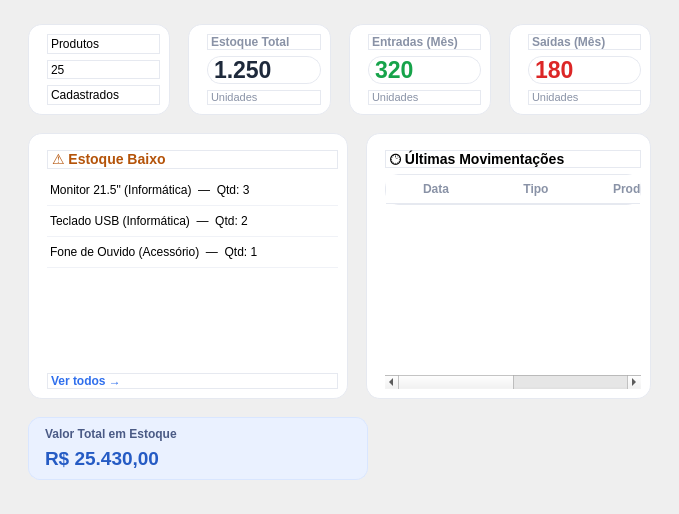
         <widget class="QWidget" name="page_dashboard">
          <layout class="QVBoxLayout" name="dashboardLayout">
           <property name="leftMargin">
            <number>28</number>
           </property>
           <property name="topMargin">
            <number>24</number>
           </property>
           <property name="rightMargin">
            <number>28</number>
           </property>
           <property name="bottomMargin">
            <number>24</number>
           </property>
           <property name="spacing">
            <number>18</number>
           </property>

           <!-- Stat cards row -->
           <item>
            <layout class="QHBoxLayout" name="statsRow">
             <property name="spacing">
              <number>18</number>
             </property>
             <item>
              <widget class="QFrame" name="statCardProdutos">
               <property name="minimumSize">
                <size>
                 <width>0</width>
                 <height>90</height>
                </size>
               </property>
               <property name="styleSheet">
                <string notr="true">QFrame { background-color: #ffffff; border: 1px solid #e6e9f0; border-radius: 14px; }
QLabel#lbl1 { color: #8992a6; font-size: 9pt; font-weight: bold; }
QLabel#lbl2 { color: #1e293b; font-size: 17pt; font-weight: bold; }
QLabel#lbl3 { color: #8992a6; font-size: 8pt; }</string>
               </property>
               <layout class="QVBoxLayout" name="vl1">
                <property name="leftMargin">
                 <number>18</number>
                </property>
                <item>
                 <widget class="QLabel" name="lblProdutosT">
                  <property name="objectName" stdset="0">
                   <string notr="true">lbl1</string>
                  </property>
                  <property name="text">
                   <string>Produtos</string>
                  </property>
                 </widget>
                </item>
                <item>
                 <widget class="QLabel" name="lblProdutosV">
                  <property name="objectName" stdset="0">
                   <string notr="true">lbl2</string>
                  </property>
                  <property name="text">
                   <string>25</string>
                  </property>
                 </widget>
                </item>
                <item>
                 <widget class="QLabel" name="lblProdutosS">
                  <property name="objectName" stdset="0">
                   <string notr="true">lbl3</string>
                  </property>
                  <property name="text">
                   <string>Cadastrados</string>
                  </property>
                 </widget>
                </item>
               </layout>
              </widget>
             </item>
             <item>
              <widget class="QFrame" name="statCardEstoque">
               <property name="minimumSize">
                <size>
                 <width>0</width>
                 <height>90</height>
                </size>
               </property>
               <property name="styleSheet">
                <string notr="true">QFrame { background-color: #ffffff; border: 1px solid #e6e9f0; border-radius: 14px; }
QLabel { color: #1e293b; }</string>
               </property>
               <layout class="QVBoxLayout" name="vl2">
                <property name="leftMargin">
                 <number>18</number>
                </property>
                <item>
                 <widget class="QLabel" name="lblEstoqueT">
                  <property name="styleSheet">
                   <string notr="true">color: #8992a6; font-size: 9pt; font-weight: bold;</string>
                  </property>
                  <property name="text">
                   <string>Estoque Total</string>
                  </property>
                 </widget>
                </item>
                <item>
                 <widget class="QLabel" name="lblEstoqueV">
                  <property name="styleSheet">
                   <string notr="true">color: #1e293b; font-size: 17pt; font-weight: bold;</string>
                  </property>
                  <property name="text">
                   <string>1.250</string>
                  </property>
                 </widget>
                </item>
                <item>
                 <widget class="QLabel" name="lblEstoqueS">
                  <property name="styleSheet">
                   <string notr="true">color: #8992a6; font-size: 8pt;</string>
                  </property>
                  <property name="text">
                   <string>Unidades</string>
                  </property>
                 </widget>
                </item>
               </layout>
              </widget>
             </item>
             <item>
              <widget class="QFrame" name="statCardEntradas">
               <property name="minimumSize">
                <size>
                 <width>0</width>
                 <height>90</height>
                </size>
               </property>
               <property name="styleSheet">
                <string notr="true">QFrame { background-color: #ffffff; border: 1px solid #e6e9f0; border-radius: 14px; }
QLabel { color: #1e293b; }</string>
               </property>
               <layout class="QVBoxLayout" name="vl3">
                <property name="leftMargin">
                 <number>18</number>
                </property>
                <item>
                 <widget class="QLabel" name="lblEntradasT">
                  <property name="styleSheet">
                   <string notr="true">color: #8992a6; font-size: 9pt; font-weight: bold;</string>
                  </property>
                  <property name="text">
                   <string>Entradas (Mês)</string>
                  </property>
                 </widget>
                </item>
                <item>
                 <widget class="QLabel" name="lblEntradasV">
                  <property name="styleSheet">
                   <string notr="true">color: #16a34a; font-size: 17pt; font-weight: bold;</string>
                  </property>
                  <property name="text">
                   <string>320</string>
                  </property>
                 </widget>
                </item>
                <item>
                 <widget class="QLabel" name="lblEntradasS">
                  <property name="styleSheet">
                   <string notr="true">color: #8992a6; font-size: 8pt;</string>
                  </property>
                  <property name="text">
                   <string>Unidades</string>
                  </property>
                 </widget>
                </item>
               </layout>
              </widget>
             </item>
             <item>
              <widget class="QFrame" name="statCardSaidas">
               <property name="minimumSize">
                <size>
                 <width>0</width>
                 <height>90</height>
                </size>
               </property>
               <property name="styleSheet">
                <string notr="true">QFrame { background-color: #ffffff; border: 1px solid #e6e9f0; border-radius: 14px; }
QLabel { color: #1e293b; }</string>
               </property>
               <layout class="QVBoxLayout" name="vl4">
                <property name="leftMargin">
                 <number>18</number>
                </property>
                <item>
                 <widget class="QLabel" name="lblSaidasT">
                  <property name="styleSheet">
                   <string notr="true">color: #8992a6; font-size: 9pt; font-weight: bold;</string>
                  </property>
                  <property name="text">
                   <string>Saídas (Mês)</string>
                  </property>
                 </widget>
                </item>
                <item>
                 <widget class="QLabel" name="lblSaidasV">
                  <property name="styleSheet">
                   <string notr="true">color: #dc2626; font-size: 17pt; font-weight: bold;</string>
                  </property>
                  <property name="text">
                   <string>180</string>
                  </property>
                 </widget>
                </item>
                <item>
                 <widget class="QLabel" name="lblSaidasS">
                  <property name="styleSheet">
                   <string notr="true">color: #8992a6; font-size: 8pt;</string>
                  </property>
                  <property name="text">
                   <string>Unidades</string>
                  </property>
                 </widget>
                </item>
               </layout>
              </widget>
             </item>
            </layout>
           </item>

           <!-- Low stock + últimas movimentações -->
           <item>
            <layout class="QHBoxLayout" name="midRow">
             <property name="spacing">
              <number>18</number>
             </property>
             <item>
              <widget class="QFrame" name="lowStockPanel">
               <property name="minimumSize">
                <size>
                 <width>320</width>
                 <height>0</height>
                </size>
               </property>
               <property name="maximumSize">
                <size>
                 <width>320</width>
                 <height>16777215</height>
                </size>
               </property>
               <property name="styleSheet">
                <string notr="true">QFrame { background-color: #ffffff; border: 1px solid #e6e9f0; border-radius: 14px; }</string>
               </property>
               <layout class="QVBoxLayout" name="lowStockLayout">
                <property name="leftMargin">
                 <number>18</number>
                </property>
                <property name="topMargin">
                 <number>16</number>
                </property>
                <item>
                 <widget class="QLabel" name="lowStockTitle">
                  <property name="styleSheet">
                   <string notr="true">color: #b45309; font-size: 10.5pt; font-weight: bold;</string>
                  </property>
                  <property name="text">
                   <string>⚠ Estoque Baixo</string>
                  </property>
                 </widget>
                </item>
                <item>
                 <widget class="QListWidget" name="lowStockList">
                  <property name="styleSheet">
                   <string notr="true">QListWidget { border: none; }
QListWidget::item { padding: 8px 0; border-bottom: 1px solid #f0f2f7; }</string>
                  </property>
                  <item>
                   <property name="text">
                    <string>Monitor 21.5" (Informática)  —  Qtd: 3</string>
                   </property>
                  </item>
                  <item>
                   <property name="text">
                    <string>Teclado USB (Informática)  —  Qtd: 2</string>
                   </property>
                  </item>
                  <item>
                   <property name="text">
                    <string>Fone de Ouvido (Acessório)  —  Qtd: 1</string>
                   </property>
                  </item>
                 </widget>
                </item>
                <item>
                 <widget class="QLabel" name="verTodosLabel">
                  <property name="styleSheet">
                   <string notr="true">color: #2f6fed; font-size: 9pt; font-weight: bold;</string>
                  </property>
                  <property name="text">
                   <string>Ver todos →</string>
                  </property>
                 </widget>
                </item>
               </layout>
              </widget>
             </item>
             <item>
              <widget class="QFrame" name="movimentacoesPanel">
               <property name="styleSheet">
                <string notr="true">QFrame { background-color: #ffffff; border: 1px solid #e6e9f0; border-radius: 14px; }</string>
               </property>
               <layout class="QVBoxLayout" name="movLayout">
                <property name="leftMargin">
                 <number>18</number>
                </property>
                <property name="topMargin">
                 <number>16</number>
                </property>
                <item>
                 <widget class="QLabel" name="movTitle">
                  <property name="styleSheet">
                   <string notr="true">font-size: 10.5pt; font-weight: bold;</string>
                  </property>
                  <property name="text">
                   <string>🕑 Últimas Movimentações</string>
                  </property>
                 </widget>
                </item>
                <item>
                 <widget class="QTableWidget" name="movTable">
                  <property name="styleSheet">
                   <string notr="true">QTableWidget { border: none; gridline-color: #f0f2f7; }
QHeaderView::section { background-color: #ffffff; border: none; border-bottom: 1px solid #e6e9f0; color: #8992a6; font-weight: bold; padding: 6px; }</string>
                  </property>
                  <property name="editTriggers">
                   <set>QAbstractItemView::NoEditTriggers</set>
                  </property>
                  <property name="selectionMode">
                   <enum>QAbstractItemView::NoSelection</enum>
                  </property>
                  <attribute name="horizontalHeaderStretchLastSection">
                   <bool>true</bool>
                  </attribute>
                  <column>
                   <property name="text">
                    <string>Data</string>
                   </property>
                  </column>
                  <column>
                   <property name="text">
                    <string>Tipo</string>
                   </property>
                  </column>
                  <column>
                   <property name="text">
                    <string>Produto</string>
                   </property>
                  </column>
                  <column>
                   <property name="text">
                    <string>Quantidade</string>
                   </property>
                  </column>
                 </widget>
                </item>
               </layout>
              </widget>
             </item>
            </layout>
           </item>

           <!-- Valor total -->
           <item>
            <widget class="QFrame" name="valorTotalFrame">
             <property name="minimumSize">
              <size>
               <width>320</width>
               <height>60</height>
              </size>
             </property>
             <property name="maximumSize">
              <size>
               <width>340</width>
               <height>70</height>
              </size>
             </property>
             <property name="styleSheet">
              <string notr="true">QFrame#valorTotalFrame { background-color: #eaf1ff; border: 1px solid #d9e6ff; border-radius: 12px; }</string>
             </property>
             <layout class="QVBoxLayout" name="valorTotalLayout">
              <property name="leftMargin">
               <number>16</number>
              </property>
              <item>
               <widget class="QLabel" name="valorTotalLbl">
                <property name="styleSheet">
                 <string notr="true">color: #4a5a85; font-size: 9pt; font-weight: bold;</string>
                </property>
                <property name="text">
                 <string>Valor Total em Estoque</string>
                </property>
               </widget>
              </item>
              <item>
               <widget class="QLabel" name="valorTotalVal">
                <property name="styleSheet">
                 <string notr="true">color: #255bc4; font-size: 14pt; font-weight: bold;</string>
                </property>
                <property name="text">
                 <string>R$ 25.430,00</string>
                </property>
               </widget>
              </item>
             </layout>
            </widget>
           </item>
           <item>
            <spacer name="dashBottomSpacer">
             <property name="orientation">
              <enum>Qt::Vertical</enum>
             </property>
             <property name="sizeHint" stdset="0">
              <size>
               <width>20</width>
               <height>10</height>
              </size>
             </property>
            </spacer>
           </item>
          </layout>
         </widget>
